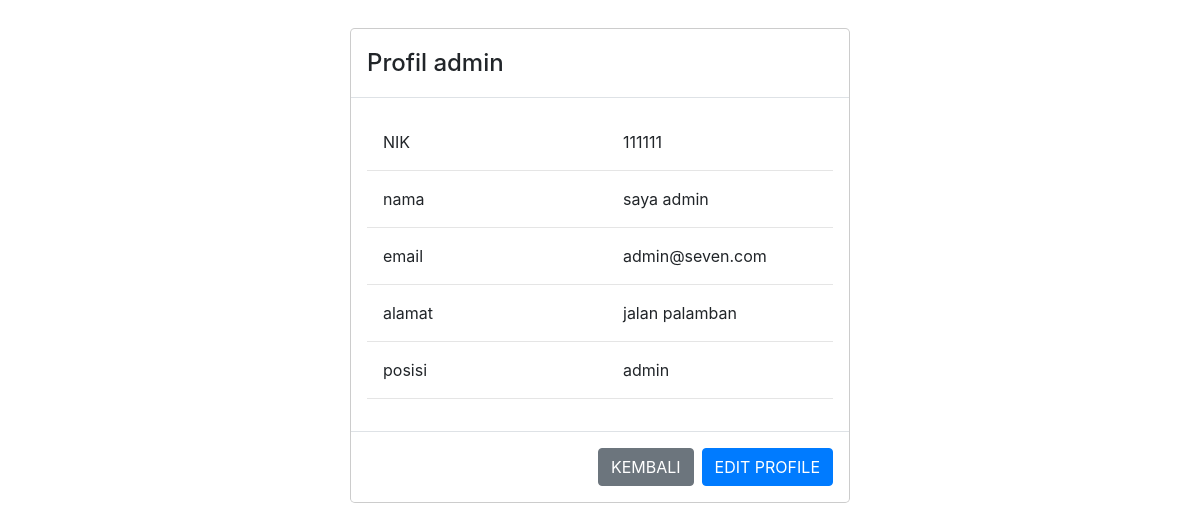
Page /profile.php (signed in) on the committed database.
### tables this page shows
CREATE TABLE `pengguna` (
  `nik` int(11) NOT NULL,
  `nama` varchar(40) NOT NULL,
  `email` varchar(100) NOT NULL,
  `alamat` varchar(100) NOT NULL
);

### profile.php (the view, shortened to what this page needs)
<?php
$pengguna = $_SESSION['pengguna'];
require_once 'config/koneksi.php';
$query = "SELECT * FROM pengguna WHERE nik = '$pengguna[nik]'";
$hasil = $db->query($query);
$data = $hasil->fetch_assoc();
?>
<!DOCTYPE html>
<html lang="en">
<head>
  <link rel="stylesheet" href="style/bootstrap.min.css">
</head>
<body>
  <div class="container">
    <div class="modal-dialog" role="document">
      <div class="modal-content">
        <div class="modal-header">
          <h4 class="modal-title">Profil <?= $pengguna['nama_posisi'] ?></h5>
        </div>
        <div class="modal-body">
          <div class="row my-3 pl-3">
            <span class="col">NIK</span>
            <span class="col"><?= $data['nik'] ?></span>
          </div>
          <hr>
          <div class="row my-3 pl-3">
            <span class="col">nama</span>
            <span class="col"><?= $data['nama'] ?></span>
          </div>
          <hr>
          <div class="row my-3 pl-3">
            <span class="col">email</span>
            <span class="col"><?= $data['email'] ?></span>
          </div>
          <hr>
          <div class="row my-3 pl-3">
            <span class="col">alamat</span>
            <span class="col"><?= $data['alamat'] ?></span>
          </div>
          <hr>
          <div class="row my-3 pl-3">
            <span class="col">posisi</span>
            <span class="col"><?= $pengguna['nama_posisi'] ?></span>
          </div>
          <hr>
        </div>
        <div class="modal-footer">
          <a href="<?= $pengguna['nama_posisi'] ?>" class="btn btn-secondary">KEMBALI</a>
          <a href="profile_edit.php" class="btn btn-primary">EDIT PROFILE</a>
        </div>
      </div>
    </div>
  </div>
</body>
</html>

### rows in the picture
pengguna: nik "111111", nama "saya admin", email "admin@seven.com", alamat "jalan palamban"

### other values in the picture
$pengguna['nama_posisi'] "admin"
